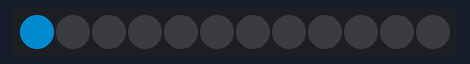
Recording of a program running on a simulated Raspberry Pi Pico running MicroPython. Parts: 12 RGB LEDs in strip order, left to right. Dim RGB values are drawn brighter than linear; what the program prints to the serial console is not drawn.

Above: at 0.01 s.
At 0.37 s:
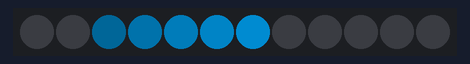
At 0.74 s:
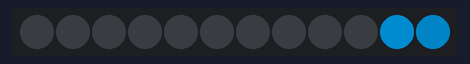
At 1.11 s:
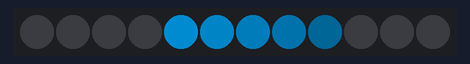
At 1.6 s:
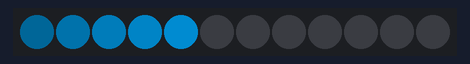

Measured:
- by itself, everything shown: repeats every 1.3 s, in 22 steps

The program:

06-comet.py
```python
# Rotary Spinner Box - Comet
# Filename: 06-comet.py
#
# This pattern is a scanner with a glowing tail, like a comet flying back and
# forth along the strip.  The head is bright and each pixel behind it is a
# little dimmer.
#
# Because this is a straight strip (not a ring), the comet turns around when it
# reaches an end.  The tail always trails BEHIND the head, so when the comet
# reverses direction the tail flips to the other side of the head.
#
# New idea in this lab: instead of lighting one pixel at a time, we figure out
# a color for EVERY pixel on each step, based on how far it is behind the head.

from neopixel import NeoPixel
import machine
from utime import sleep

import config

strip = NeoPixel(machine.Pin(config.NEOPIXEL_PIN), config.NUMBER_PIXELS)

# The base color of the comet head
HEAD_COLOR = (0, 80, 120)

# How many pixels long the fading tail is
TAIL_LENGTH = 5

# How long to wait between steps, in seconds
DELAY = 0.06

# Where the bright head is, and which way it is moving
head = 0
direction = 1

print('Comet running. Watch the glowing tail follow the head back and forth.')

while True:
    # Figure out the color of every pixel for this step
    for i in range(config.NUMBER_PIXELS):
        # "behind" counts how many pixels pixel i is behind the head, measured
        # in the direction the comet is moving.  0 is the head itself.
        behind = (head - i) * direction
        if 0 <= behind < TAIL_LENGTH:
            # brightness fades from 1.0 at the head to near 0 at the tail end
            fade = (TAIL_LENGTH - behind) / TAIL_LENGTH
            strip[i] = (int(HEAD_COLOR[0] * fade),
                        int(HEAD_COLOR[1] * fade),
                        int(HEAD_COLOR[2] * fade))
        else:
            # pixels ahead of the head or past the tail are off
            strip[i] = (0, 0, 0)
    strip.write()
    sleep(DELAY)

    # if we are at either end, turn around
    if head == 0:
        direction = 1
    elif head == config.NUMBER_PIXELS - 1:
        direction = -1

    # move the head one step in the current direction
    head = head + direction
```

config.py
```python
# Configuration file for the rotary spinner box
# The box has a 12-pixel NeoPixel strip on GPIO Pin 0, and a rotary encoder on GPIO Pins 12 and 13.
# There are two momentary push buttons on GPIO Pins 14 and 15, which are used to change the mode of the box.
NUMBER_PIXELS = 12
NEOPIXEL_PIN = 0
ROTARY_ENCODER_PIN_A = 12
ROTARY_ENCODER_PIN_B = 13
PUSH_BUTTON_PIN_1 = 14
PUSH_BUTTON_PIN_2 = 15
```
